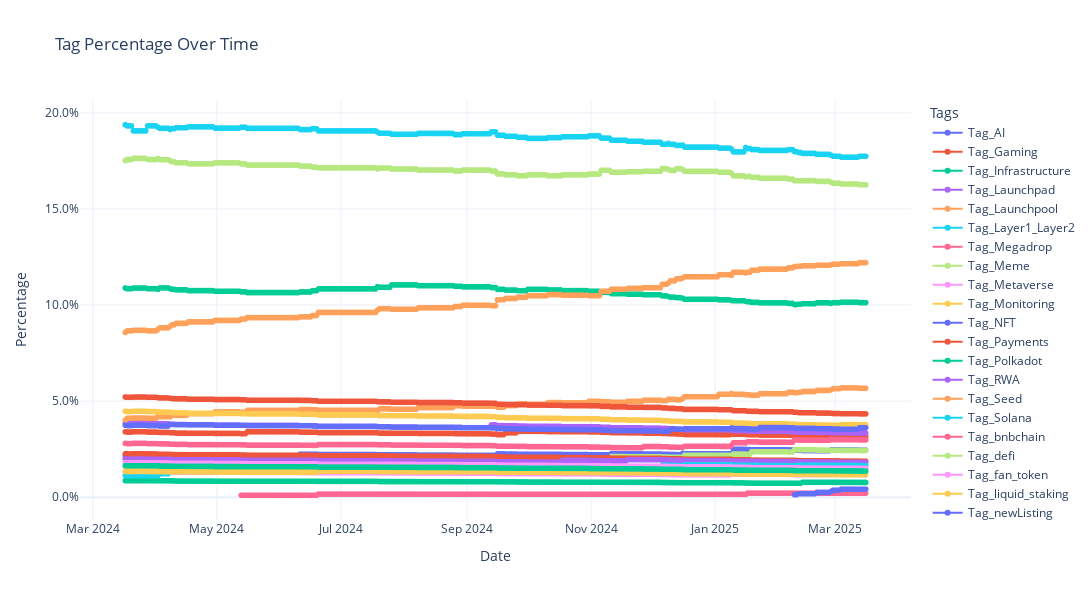

This figure's notebook cell:
### Code cell
timeseries_df = temp_df.melt(id_vars = ['dateTime','Market Cap Total'], value_vars = tag_columns, var_name = 'Tag', value_name = 'Market Cap by Tag')
timeseries_df['Percentage'] = timeseries_df['Market Cap by Tag'] / timeseries_df['Market Cap Total']
timeseries_df.drop(columns = ['Market Cap by Tag','Market Cap Total'], inplace = True)


timeseries_df = timeseries_df[timeseries_df['Percentage']>0.00]
pivot_df = timeseries_df[['dateTime','Tag','Percentage']].pivot(index='dateTime', columns='Tag', values='Percentage')

# Create the interactive plot
import plotly.express as px
import plotly.graph_objects as go
from plotly.subplots import make_subplots

# Create a Plotly figure
fig = px.line(pivot_df.reset_index(), x='dateTime', y=pivot_df.columns,
              title='Tag Percentage Over Time',
              labels={'value': 'Percentage', 'variable': 'Tag'},
              markers=True)  # Add markers to the lines

# Customize the layout
fig.update_layout(
    xaxis_title='Date',
    yaxis_title='Percentage',
    legend_title='Tags',
    hovermode='x unified',
    template='plotly_white',
    height=600,
    width=1500
)

# Add hover information
fig.update_traces(
    hovertemplate='<b>%{y:.2%}</b><extra></extra>'
)

# Format y-axis as percentage
fig.update_layout(yaxis_tickformat='.1%')

# Show the plot
fig.show()

### Figure 1 — Plotly figure (JSON) as saved in the notebook; plotly's stock layout.template omitted (floating-point values rounded to 4 significant figures; data arrays with more than 128 entries replaced by an {"elided": "..."} marker saying what was removed)
{"data": [{"hovertemplate": "<b>%{y:.2%}</b><extra></extra>", "legendgroup": "Tag_AI", "line": {"color": "#636efa", "dash": "solid"}, "marker": {"symbol": "circle"}, "mode": "lines+markers", "name": "Tag_AI", "showlegend": true, "type": "scattergl", "x": {"elided": "365 str values"}, "xaxis": "x", "y": {"elided": "365 float values"}, "yaxis": "y"}, {"hovertemplate": "<b>%{y:.2%}</b><extra></extra>", "legendgroup": "Tag_Gaming", "line": {"color": "#EF553B", "dash": "solid"}, "marker": {"symbol": "circle"}, "mode": "lines+markers", "name": "Tag_Gaming", "showlegend": true, "type": "scattergl", "x": {"elided": "365 str values"}, "xaxis": "x", "y": {"elided": "365 float values"}, "yaxis": "y"}, {"hovertemplate": "<b>%{y:.2%}</b><extra></extra>", "legendgroup": "Tag_Infrastructure", "line": {"color": "#00cc96", "dash": "solid"}, "marker": {"symbol": "circle"}, "mode": "lines+markers", "name": "Tag_Infrastructure", "showlegend": true, "type": "scattergl", "x": {"elided": "365 str values"}, "xaxis": "x", "y": {"elided": "365 float values"}, "yaxis": "y"}, {"hovertemplate": "<b>%{y:.2%}</b><extra></extra>", "legendgroup": "Tag_Launchpad", "line": {"color": "#ab63fa", "dash": "solid"}, "marker": {"symbol": "circle"}, "mode": "lines+markers", "name": "Tag_Launchpad", "showlegend": true, "type": "scattergl", "x": {"elided": "365 str values"}, "xaxis": "x", "y": {"elided": "365 float values"}, "yaxis": "y"}, {"hovertemplate": "<b>%{y:.2%}</b><extra></extra>", "legendgroup": "Tag_Launchpool", "line": {"color": "#FFA15A", "dash": "solid"}, "marker": {"symbol": "circle"}, "mode": "lines+markers", "name": "Tag_Launchpool", "showlegend": true, "type": "scattergl", "x": {"elided": "365 str values"}, "xaxis": "x", "y": {"elided": "365 float values"}, "yaxis": "y"}, {"hovertemplate": "<b>%{y:.2%}</b><extra></extra>", "legendgroup": "Tag_Layer1_Layer2", "line": {"color": "#19d3f3", "dash": "solid"}, "marker": {"symbol": "circle"}, "mode": "lines+markers", "name": "Tag_Layer1_Layer2", "showlegend": true, "type": "scattergl", "x": {"elided": "365 str values"}, "xaxis": "x", "y": {"elided": "365 float values"}, "yaxis": "y"}, {"hovertemplate": "<b>%{y:.2%}</b><extra></extra>", "legendgroup": "Tag_Megadrop", "line": {"color": "#FF6692", "dash": "solid"}, "marker": {"symbol": "circle"}, "mode": "lines+markers", "name": "Tag_Megadrop", "showlegend": true, "type": "scattergl", "x": {"elided": "365 str values"}, "xaxis": "x", "y": {"elided": "365 float values"}, "yaxis": "y"}, {"hovertemplate": "<b>%{y:.2%}</b><extra></extra>", "legendgroup": "Tag_Meme", "line": {"color": "#B6E880", "dash": "solid"}, "marker": {"symbol": "circle"}, "mode": "lines+markers", "name": "Tag_Meme", "showlegend": true, "type": "scattergl", "x": {"elided": "365 str values"}, "xaxis": "x", "y": {"elided": "365 float values"}, "yaxis": "y"}, {"hovertemplate": "<b>%{y:.2%}</b><extra></extra>", "legendgroup": "Tag_Metaverse", "line": {"color": "#FF97FF", "dash": "solid"}, "marker": {"symbol": "circle"}, "mode": "lines+markers", "name": "Tag_Metaverse", "showlegend": true, "type": "scattergl", "x": {"elided": "365 str values"}, "xaxis": "x", "y": {"elided": "365 float values"}, "yaxis": "y"}, {"hovertemplate": "<b>%{y:.2%}</b><extra></extra>", "legendgroup": "Tag_Monitoring", "line": {"color": "#FECB52", "dash": "solid"}, "marker": {"symbol": "circle"}, "mode": "lines+markers", "name": "Tag_Monitoring", "showlegend": true, "type": "scattergl", "x": {"elided": "365 str values"}, "xaxis": "x", "y": {"elided": "365 float values"}, "yaxis": "y"}, {"hovertemplate": "<b>%{y:.2%}</b><extra></extra>", "legendgroup": "Tag_NFT", "line": {"color": "#636efa", "dash": "solid"}, "marker": {"symbol": "circle"}, "mode": "lines+markers", "name": "Tag_NFT", "showlegend": true, "type": "scattergl", "x": {"elided": "365 str values"}, "xaxis": "x", "y": {"elided": "365 float values"}, "yaxis": "y"}, {"hovertemplate": "<b>%{y:.2%}</b><extra></extra>", "legendgroup": "Tag_Payments", "line": {"color": "#EF553B", "dash": "solid"}, "marker": {"symbol": "circle"}, "mode": "lines+markers", "name": "Tag_Payments", "showlegend": true, "type": "scattergl", "x": {"elided": "365 str values"}, "xaxis": "x", "y": {"elided": "365 float values"}, "yaxis": "y"}, {"hovertemplate": "<b>%{y:.2%}</b><extra></extra>", "legendgroup": "Tag_Polkadot", "line": {"color": "#00cc96", "dash": "solid"}, "marker": {"symbol": "circle"}, "mode": "lines+markers", "name": "Tag_Polkadot", "showlegend": true, "type": "scattergl", "x": {"elided": "365 str values"}, "xaxis": "x", "y": {"elided": "365 float values"}, "yaxis": "y"}, {"hovertemplate": "<b>%{y:.2%}</b><extra></extra>", "legendgroup": "Tag_RWA", "line": {"color": "#ab63fa", "dash": "solid"}, "marker": {"symbol": "circle"}, "mode": "lines+markers", "name": "Tag_RWA", "showlegend": true, "type": "scattergl", "x": {"elided": "365 str values"}, "xaxis": "x", "y": {"elided": "365 float values"}, "yaxis": "y"}, {"hovertemplate": "<b>%{y:.2%}</b><extra></extra>", "legendgroup": "Tag_Seed", "line": {"color": "#FFA15A", "dash": "solid"}, "marker": {"symbol": "circle"}, "mode": "lines+markers", "name": "Tag_Seed", "showlegend": true, "type": "scattergl", "x": {"elided": "365 str values"}, "xaxis": "x", "y": {"elided": "365 float values"}, "yaxis": "y"}, {"hovertemplate": "<b>%{y:.2%}</b><extra></extra>", "legendgroup": "Tag_Solana", "line": {"color": "#19d3f3", "dash": "solid"}, "marker": {"symbol": "circle"}, "mode": "lines+markers", "name": "Tag_Solana", "showlegend": true, "type": "scattergl", "x": {"elided": "365 str values"}, "xaxis": "x", "y": {"elided": "365 float values"}, "yaxis": "y"}, {"hovertemplate": "<b>%{y:.2%}</b><extra></extra>", "legendgroup": "Tag_bnbchain", "line": {"color": "#FF6692", "dash": "solid"}, "marker": {"symbol": "circle"}, "mode": "lines+markers", "name": "Tag_bnbchain", "showlegend": true, "type": "scattergl", "x": {"elided": "365 str values"}, "xaxis": "x", "y": {"elided": "365 float values"}, "yaxis": "y"}, {"hovertemplate": "<b>%{y:.2%}</b><extra></extra>", "legendgroup": "Tag_defi", "line": {"color": "#B6E880", "dash": "solid"}, "marker": {"symbol": "circle"}, "mode": "lines+markers", "name": "Tag_defi", "showlegend": true, "type": "scattergl", "x": {"elided": "365 str values"}, "xaxis": "x", "y": {"elided": "365 float values"}, "yaxis": "y"}, {"hovertemplate": "<b>%{y:.2%}</b><extra></extra>", "legendgroup": "Tag_fan_token", "line": {"color": "#FF97FF", "dash": "solid"}, "marker": {"symbol": "circle"}, "mode": "lines+markers", "name": "Tag_fan_token", "showlegend": true, "type": "scattergl", "x": {"elided": "365 str values"}, "xaxis": "x", "y": {"elided": "365 float values"}, "yaxis": "y"}, {"hovertemplate": "<b>%{y:.2%}</b><extra></extra>", "legendgroup": "Tag_liquid_staking", "line": {"color": "#FECB52", "dash": "solid"}, "marker": {"symbol": "circle"}, "mode": "lines+markers", "name": "Tag_liquid_staking", "showlegend": true, "type": "scattergl", "x": {"elided": "365 str values"}, "xaxis": "x", "y": {"elided": "365 float values"}, "yaxis": "y"}, {"hovertemplate": "<b>%{y:.2%}</b><extra></extra>", "legendgroup": "Tag_newListing", "line": {"color": "#636efa", "dash": "solid"}, "marker": {"symbol": "circle"}, "mode": "lines+markers", "name": "Tag_newListing", "showlegend": true, "type": "scattergl", "x": {"elided": "365 str values"}, "xaxis": "x", "y": {"elided": "365 float values"}, "yaxis": "y"}, {"hovertemplate": "<b>%{y:.2%}</b><extra></extra>", "legendgroup": "Tag_pow", "line": {"color": "#EF553B", "dash": "solid"}, "marker": {"symbol": "circle"}, "mode": "lines+markers", "name": "Tag_pow", "showlegend": true, "type": "scattergl", "x": {"elided": "365 str values"}, "xaxis": "x", "y": {"elided": "365 float values"}, "yaxis": "y"}, {"hovertemplate": "<b>%{y:.2%}</b><extra></extra>", "legendgroup": "Tag_storage-zone", "line": {"color": "#00cc96", "dash": "solid"}, "marker": {"symbol": "circle"}, "mode": "lines+markers", "name": "Tag_storage-zone", "showlegend": true, "type": "scattergl", "x": {"elided": "365 str values"}, "xaxis": "x", "y": {"elided": "365 float values"}, "yaxis": "y"}], "layout": {"height": 600, "hovermode": "x unified", "legend": {"title": {"text": "Tags"}, "tracegroupgap": 0}, "title": {"text": "Tag Percentage Over Time"}, "width": 1500, "xaxis": {"anchor": "y", "domain": [0, 1], "title": {"text": "Date"}}, "yaxis": {"anchor": "x", "domain": [0, 1], "tickformat": ".1%", "title": {"text": "Percentage"}}}}
